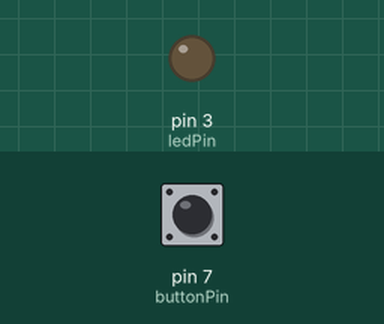
This sketch was run on a simulated Arduino Uno, built with avr-gcc and run on an emulated ATmega328P. Shown: output pins drawn as LEDs (lit = HIGH). Inputs (shaded band) come from the test bench; at power-on: pin 7 (buttonPin) LOW.

Above: at 1.2 s.
1.3 s: pin 7 (buttonPin) pulled HIGH for 0.15 s
At 1.37 s:
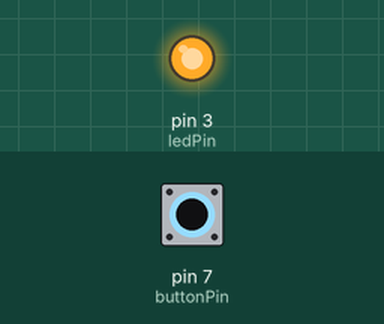
2.9 s: pin 7 (buttonPin) pulled HIGH for 3.2 s
At 7.2 s:
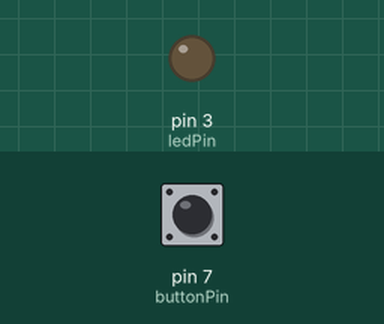
Timing chart, 0 to 8.7 s (numbered marks = the images above; inputs shaded):
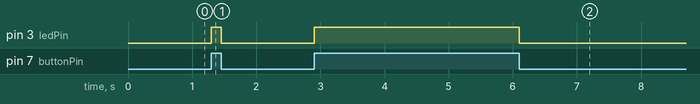

The sketch:

button_led.ino
```cpp
const int buttonPin = 7;   // Button connected to pin 2
const int ledPin = 3;     // LED connected to pin 13

int buttonState = 0;       // Variable to store button state

void setup() {
  pinMode(buttonPin, INPUT);  // Set button pin as input
  pinMode(ledPin, OUTPUT);   // Set LED pin as output
}

void loop() {
  buttonState = digitalRead(buttonPin);  // Read the state of the button

  if (buttonState == HIGH) {  // If button is pressed
    digitalWrite(ledPin, HIGH);  // Turn LED on
  } else {
    digitalWrite(ledPin, LOW);   // Turn LED off
  }
}
```

Measured:
- after the input at 1.3 s, pin 3 (ledPin): LOW → HIGH at once, → LOW 0.15 s later
- after the input at 2.9 s, pin 3 (ledPin): LOW → HIGH at once, → LOW 3.2 s later
